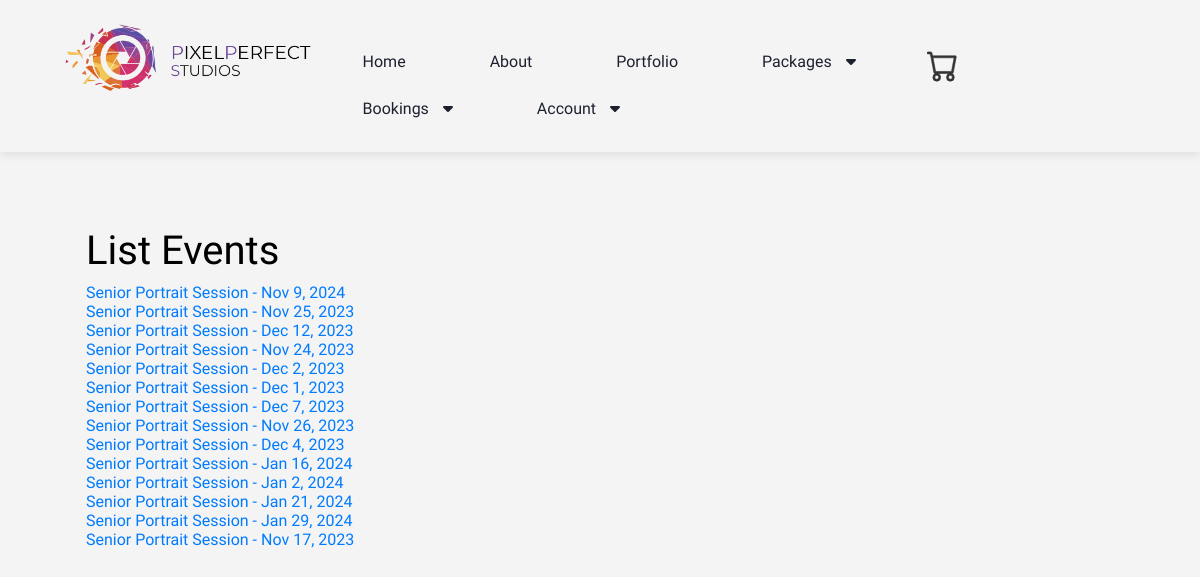
The app's page /package_bookings/1 with its own data.
### events/models.py (models this page shows, shortened)
class Event(models.Model):
    name = models.CharField('Event Name', max_length=120)
    event_date = models.DateTimeField('Event Date')
    venue = models.ForeignKey(Venue, blank=True, null=True, on_delete=models.CASCADE)
    manager = models.ForeignKey(User, blank=True, null=True, on_delete=models.SET_NULL)
    description = models.TextField(blank=True)
    attendees = models.ManyToManyField(MyClubUser, blank=True)
    approved = models.BooleanField('Approved', default=False)
    def __str__(self):
        return self.name

### events/views.py (the view)
# urls.py: path('package_bookings/<venue_id>', views.venue_events, name='venue-events'),
def venue_events(request, venue_id):
    venue = Venue.objects.get(id=venue_id)
    events = venue.event_set.all()
    if events:
        return render(request, 'events/package_bookings.html', {
            "events": events
        })
    else:
        messages.success(request, ("That Venue Has No Events At This Time..."))
        return redirect('admin_approval')

### catalog/templates/events/package_bookings.html
{% extends 'events/base.html' %}
{% block content %}
    <h1>List Events</h1>
    {% for event in events %}
        <a href="{% url 'show-event' event.id %}">{{ event }}</a><br/>
    {% endfor %}
{% endblock %}

### records on screen
Event: name "Senior Portrait Session - Nov 9, 2024"
Event: name "Senior Portrait Session - Nov 25, 2023"
Event: name "Senior Portrait Session - Dec 12, 2023"
Event: name "Senior Portrait Session - Nov 24, 2023"
Event: name "Senior Portrait Session - Dec 2, 2023"
Event: name "Senior Portrait Session - Dec 1, 2023"
Event: name "Senior Portrait Session - Dec 7, 2023"
Event: name "Senior Portrait Session - Nov 26, 2023"
Event: name "Senior Portrait Session - Dec 4, 2023"
Event: name "Senior Portrait Session - Jan 16, 2024"
Event: name "Senior Portrait Session - Jan 2, 2024"
Event: name "Senior Portrait Session - Jan 21, 2024"
Event: name "Senior Portrait Session - Jan 29, 2024"
Event: name "Senior Portrait Session - Nov 17, 2023"
